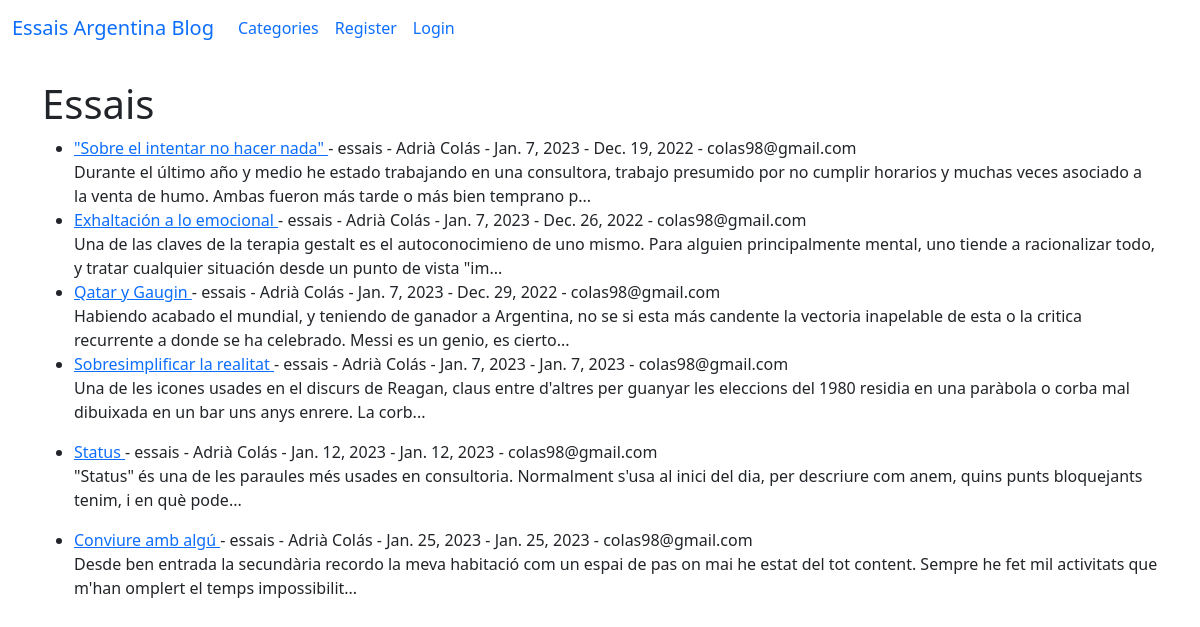
The page /category/essais/ on the database its author committed.
### theblog/models.py (models this page shows, shortened)
class Post(models.Model):
    title = models.CharField(max_length=255)
    header_image = models.ImageField(null=True, blank=True, upload_to = "images/")
    title_tag = models.CharField(max_length=255)
    author = models.ForeignKey(User, on_delete=models.CASCADE)
    body = RichTextField(blank=True, null=True)
    post_date = models.DateField(auto_now_add=True)
    first_post_date = models.DateField(default = date.today())
    category = models.CharField(max_length= 255, default='uncategorized')
    snippet = models.CharField(max_length= 255)
    likes = models.ManyToManyField(User, related_name = 'blog_posts')

### theblog/views.py (the view)
# urls.py: path('category/<str:cats>/', CategoryView, name='category'),
def CategoryView(request, cats):
    category_posts = Post.objects.filter(category=cats.replace('-', ' '))
    return render(request, 'categories.html', {'cats' : cats.title().replace('-', ' '), 'category_posts' : category_posts})

### theblog/templates/categories.html (shortened to what this page needs)
{% extends 'base.html' %}
{% block content %}
{% if category_posts %}
    <h1>{{ cats }}</h1>
    <ul>
    {% for post in category_posts %}
                <li><a href="{% url 'article-detail' post.pk %}"> {{ post.title }} </a>
            - {{ post.category }}
            - {{ post.author.first_name }}
            {{post.author.last_name}} -
            {{post.post_date}} -
            {{post.first_post_date}} -
             {{post.author.email}}<br/>
            {{ post.body|slice:"200" | safe}}...
        </li>
    {% endfor %}
    </ul>
{% else %}
    <h2> Sorry this page does not exists... </h2>
{% endif %}
{% endblock %}

### rows shown on the page
Post: title "\"Sobre el intentar no hacer nada\"", category "essais", author.first_name "Adrià", author.last_name "Colás", post_date "Jan. 7, 2023", first_post_date "Dec. 19, 2022", author.email "colas98@gmail.com", body "Durante el último año y medio he estado trabajando en una consultora, trabajo presumido por no cumplir horarios y muchas veces asociado a la venta de humo. Ambas fueron más tarde o más bien temprano p"
Post: title "Exhaltación a lo emocional", category "essais", author.first_name "Adrià", author.last_name "Colás", post_date "Jan. 7, 2023", first_post_date "Dec. 26, 2022", author.email "colas98@gmail.com", body "Una de las claves de la terapia gestalt es el autoconocimieno de uno mismo. Para alguien principalmente mental, uno tiende a racionalizar todo, y tratar cualquier situación desde un punto de vista \"im"
Post: title "Qatar y Gaugin", category "essais", author.first_name "Adrià", author.last_name "Colás", post_date "Jan. 7, 2023", first_post_date "Dec. 29, 2022", author.email "colas98@gmail.com", body "Habiendo acabado el mundial, y teniendo de ganador a Argentina, no se si esta más candente la vectoria inapelable de esta o la critica recurrente a donde se ha celebrado. Messi es un genio, es cierto"
Post: title "Sobresimplificar la realitat", category "essais", author.first_name "Adrià", author.last_name "Colás", post_date "Jan. 7, 2023", first_post_date "Jan. 7, 2023", author.email "colas98@gmail.com", body "Una de les icones usades en el discurs de Reagan, claus entre d'altres per guanyar les eleccions del 1980 residia en una paràbola o corba mal dibuixada en un bar uns anys enrere. La corb"
Post: title "Status", category "essais", author.first_name "Adrià", author.last_name "Colás", post_date "Jan. 12, 2023", first_post_date "Jan. 12, 2023", author.email "colas98@gmail.com", body "\"Status\" és una de les paraules més usades en consultoria. Normalment s'usa al inici del dia, per descriure com anem, quins punts bloquejants tenim, i en què pode"
Post: title "Conviure amb algú", category "essais", author.first_name "Adrià", author.last_name "Colás", post_date "Jan. 25, 2023", first_post_date "Jan. 25, 2023", author.email "colas98@gmail.com", body "Desde ben entrada la secundària recordo la meva habitació com un espai de pas on mai he estat del tot content. Sempre he fet mil activitats que m'han omplert el temps impossibilit"

### other values the page prints
{{ cats }} "Essais"
